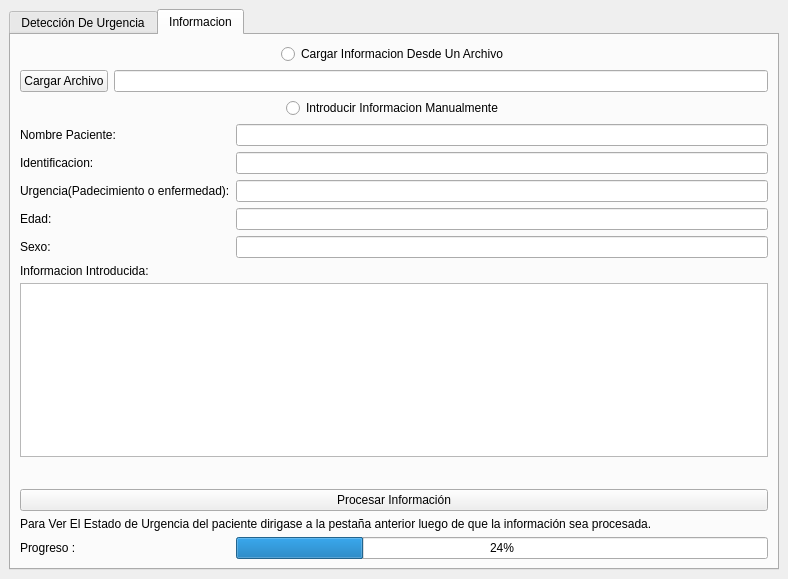
<?xml version="1.0" encoding="UTF-8"?>
<ui version="4.0">
 <class>programa_urgencias</class>
 <widget class="QMainWindow" name="programa_urgencias">
  <property name="geometry">
   <rect>
    <x>0</x>
    <y>0</y>
    <width>788</width>
    <height>579</height>
   </rect>
  </property>
  <property name="windowTitle">
   <string>Programa Detección De Urgencias</string>
  </property>
  <widget class="QWidget" name="WidgetAlineacion">
   <layout class="QHBoxLayout" name="horizontalLayout">
    <item>
     <widget class="QTabWidget" name="tabWidget">
      <property name="currentIndex">
       <number>1</number>
      </property>
      <widget class="QWidget" name="deteccion">
       <attribute name="title">
        <string>Detección De Urgencia</string>
       </attribute>
       <layout class="QGridLayout" name="gridLayout_2">
        <item row="2" column="0">
         <layout class="QHBoxLayout" name="TablaInformacion">
          <item>
           <layout class="QVBoxLayout" name="info_paciente">
            <item>
             <widget class="QLabel" name="titulo_info_paciente">
              <property name="text">
               <string>Información Paciente</string>
              </property>
             </widget>
            </item>
            <item>
             <widget class="QTableWidget" name="tabla_info_paciente"/>
            </item>
           </layout>
          </item>
          <item>
           <layout class="QVBoxLayout" name="EstadoPaciente">
            <item>
             <widget class="QLabel" name="titulo_estado_paciente">
              <property name="text">
               <string>Estado del paciente:</string>
              </property>
             </widget>
            </item>
            <item>
             <widget class="QTableWidget" name="tabla_estado_paciente"/>
            </item>
            <item>
             <layout class="QFormLayout" name="ClasificacionOpciones">
              <property name="fieldGrowthPolicy">
               <enum>QFormLayout::AllNonFixedFieldsGrow</enum>
              </property>
              <item row="0" column="0">
               <widget class="QLabel" name="clasificacion_triage">
                <property name="text">
                 <string>Clasificación Triage</string>
                </property>
               </widget>
              </item>
              <item row="1" column="0">
               <widget class="QLabel" name="que_desea_hacer">
                <property name="text">
                 <string>Que Desea:</string>
                </property>
               </widget>
              </item>
              <item row="1" column="1">
               <spacer name="espacio_5">
                <property name="orientation">
                 <enum>Qt::Horizontal</enum>
                </property>
                <property name="sizeHint" stdset="0">
                 <size>
                  <width>40</width>
                  <height>20</height>
                 </size>
                </property>
               </spacer>
              </item>
              <item row="2" column="0">
               <widget class="QLabel" name="nada">
                <property name="text">
                 <string/>
                </property>
               </widget>
              </item>
              <item row="2" column="1">
               <widget class="QRadioButton" name="imprimir_estado">
                <property name="text">
                 <string>Imprimir Estado</string>
                </property>
               </widget>
              </item>
              <item row="3" column="0">
               <widget class="QLabel" name="nada_2">
                <property name="text">
                 <string/>
                </property>
               </widget>
              </item>
              <item row="3" column="1">
               <widget class="QRadioButton" name="guardar_en_archivo">
                <property name="text">
                 <string>Guardar en archivo de texto</string>
                </property>
               </widget>
              </item>
              <item row="4" column="0" colspan="2">
               <spacer name="espacio_6">
                <property name="orientation">
                 <enum>Qt::Horizontal</enum>
                </property>
                <property name="sizeHint" stdset="0">
                 <size>
                  <width>40</width>
                  <height>20</height>
                 </size>
                </property>
               </spacer>
              </item>
              <item row="0" column="1">
               <widget class="QLabel" name="numero_triage">
                <property name="text">
                 <string>Triage #</string>
                </property>
               </widget>
              </item>
             </layout>
            </item>
           </layout>
          </item>
         </layout>
        </item>
        <item row="4" column="0">
         <layout class="QHBoxLayout" name="terminar">
          <item>
           <spacer name="espacio_2">
            <property name="orientation">
             <enum>Qt::Horizontal</enum>
            </property>
            <property name="sizeHint" stdset="0">
             <size>
              <width>40</width>
              <height>20</height>
             </size>
            </property>
           </spacer>
          </item>
          <item>
           <widget class="QPushButton" name="boton_terminar">
            <property name="text">
             <string>Terminar</string>
            </property>
           </widget>
          </item>
          <item>
           <spacer name="espacio">
            <property name="orientation">
             <enum>Qt::Horizontal</enum>
            </property>
            <property name="sizeHint" stdset="0">
             <size>
              <width>40</width>
              <height>20</height>
             </size>
            </property>
           </spacer>
          </item>
         </layout>
        </item>
        <item row="0" column="0">
         <layout class="QHBoxLayout" name="Titulo">
          <item>
           <spacer name="espacio_3">
            <property name="orientation">
             <enum>Qt::Horizontal</enum>
            </property>
            <property name="sizeHint" stdset="0">
             <size>
              <width>40</width>
              <height>20</height>
             </size>
            </property>
           </spacer>
          </item>
          <item>
           <widget class="QLabel" name="titulo">
            <property name="text">
             <string>DETECCION DE URGENCIAS</string>
            </property>
           </widget>
          </item>
          <item>
           <spacer name="espacio_4">
            <property name="orientation">
             <enum>Qt::Horizontal</enum>
            </property>
            <property name="sizeHint" stdset="0">
             <size>
              <width>40</width>
              <height>20</height>
             </size>
            </property>
           </spacer>
          </item>
         </layout>
        </item>
        <item row="1" column="0">
         <layout class="QHBoxLayout" name="donde_esta_info">
          <item>
           <spacer name="horizontalSpacer_6">
            <property name="orientation">
             <enum>Qt::Horizontal</enum>
            </property>
            <property name="sizeHint" stdset="0">
             <size>
              <width>40</width>
              <height>20</height>
             </size>
            </property>
           </spacer>
          </item>
          <item>
           <widget class="QLabel" name="label_11">
            <property name="text">
             <string>Introducir datos del paciente en la pestaña de Informacion</string>
            </property>
           </widget>
          </item>
          <item>
           <spacer name="horizontalSpacer_7">
            <property name="orientation">
             <enum>Qt::Horizontal</enum>
            </property>
            <property name="sizeHint" stdset="0">
             <size>
              <width>40</width>
              <height>20</height>
             </size>
            </property>
           </spacer>
          </item>
         </layout>
        </item>
        <item row="3" column="0">
         <layout class="QHBoxLayout" name="Espacio"/>
        </item>
       </layout>
      </widget>
      <widget class="QWidget" name="informacion_paciente">
       <attribute name="title">
        <string>Informacion</string>
       </attribute>
       <layout class="QVBoxLayout" name="verticalLayout_3">
        <item>
         <layout class="QHBoxLayout" name="seleccion_cargar_archivo_2">
          <item>
           <spacer name="espacio_10">
            <property name="orientation">
             <enum>Qt::Horizontal</enum>
            </property>
            <property name="sizeHint" stdset="0">
             <size>
              <width>40</width>
              <height>20</height>
             </size>
            </property>
           </spacer>
          </item>
          <item>
           <widget class="QRadioButton" name="seleccion_cargar_archivo">
            <property name="text">
             <string>Cargar Informacion Desde Un Archivo</string>
            </property>
           </widget>
          </item>
          <item>
           <spacer name="espacio_9">
            <property name="orientation">
             <enum>Qt::Horizontal</enum>
            </property>
            <property name="sizeHint" stdset="0">
             <size>
              <width>40</width>
              <height>20</height>
             </size>
            </property>
           </spacer>
          </item>
         </layout>
        </item>
        <item>
         <layout class="QHBoxLayout" name="cargar_archivo">
          <item>
           <widget class="QPushButton" name="boton_cargar_archivo">
            <property name="text">
             <string>Cargar Archivo</string>
            </property>
           </widget>
          </item>
          <item>
           <widget class="QLineEdit" name="direccion_archivo"/>
          </item>
         </layout>
        </item>
        <item>
         <layout class="QHBoxLayout" name="info_manual">
          <item>
           <spacer name="espacio_8">
            <property name="orientation">
             <enum>Qt::Horizontal</enum>
            </property>
            <property name="sizeHint" stdset="0">
             <size>
              <width>40</width>
              <height>20</height>
             </size>
            </property>
           </spacer>
          </item>
          <item>
           <widget class="QRadioButton" name="seleccion_manual">
            <property name="text">
             <string>Introducir Informacion Manualmente</string>
            </property>
           </widget>
          </item>
          <item>
           <spacer name="espacio_7">
            <property name="orientation">
             <enum>Qt::Horizontal</enum>
            </property>
            <property name="sizeHint" stdset="0">
             <size>
              <width>40</width>
              <height>20</height>
             </size>
            </property>
           </spacer>
          </item>
         </layout>
        </item>
        <item>
         <layout class="QFormLayout" name="introducir_info">
          <property name="fieldGrowthPolicy">
           <enum>QFormLayout::AllNonFixedFieldsGrow</enum>
          </property>
          <item row="1" column="0">
           <widget class="QLabel" name="nombre_paciente">
            <property name="text">
             <string>Nombre Paciente:</string>
            </property>
           </widget>
          </item>
          <item row="1" column="1">
           <widget class="QLineEdit" name="nombre"/>
          </item>
          <item row="2" column="0">
           <widget class="QLabel" name="identificacion">
            <property name="text">
             <string>Identificacion:</string>
            </property>
           </widget>
          </item>
          <item row="2" column="1">
           <widget class="QLineEdit" name="linea_identificacion"/>
          </item>
          <item row="3" column="0">
           <widget class="QLabel" name="urgencia">
            <property name="text">
             <string>Urgencia(Padecimiento o enfermedad):</string>
            </property>
           </widget>
          </item>
          <item row="3" column="1">
           <widget class="QLineEdit" name="linea_urgencia"/>
          </item>
          <item row="5" column="0">
           <widget class="QLabel" name="edad">
            <property name="text">
             <string>Edad:</string>
            </property>
           </widget>
          </item>
          <item row="5" column="1">
           <widget class="QLineEdit" name="linea_edad"/>
          </item>
          <item row="6" column="0">
           <widget class="QLabel" name="sexo">
            <property name="text">
             <string>Sexo:</string>
            </property>
           </widget>
          </item>
          <item row="6" column="1">
           <widget class="QLineEdit" name="linea_sexo"/>
          </item>
          <item row="8" column="0" colspan="2">
           <widget class="QLabel" name="titulo_info_introducida">
            <property name="minimumSize">
             <size>
              <width>744</width>
              <height>13</height>
             </size>
            </property>
            <property name="maximumSize">
             <size>
              <width>16777215</width>
              <height>13</height>
             </size>
            </property>
            <property name="text">
             <string>Informacion Introducida:</string>
            </property>
           </widget>
          </item>
          <item row="9" column="0" colspan="2">
           <widget class="QListView" name="lista_info"/>
          </item>
          <item row="10" column="0" colspan="2">
           <spacer name="espacio_11">
            <property name="orientation">
             <enum>Qt::Horizontal</enum>
            </property>
            <property name="sizeHint" stdset="0">
             <size>
              <width>40</width>
              <height>20</height>
             </size>
            </property>
           </spacer>
          </item>
          <item row="11" column="0" colspan="2">
           <widget class="QPushButton" name="procesar_info">
            <property name="text">
             <string>Procesar Información</string>
            </property>
           </widget>
          </item>
          <item row="13" column="0">
           <widget class="QLabel" name="label_progreso">
            <property name="text">
             <string>Progreso :</string>
            </property>
           </widget>
          </item>
          <item row="13" column="1">
           <widget class="QProgressBar" name="barra_progreso_proceso">
            <property name="value">
             <number>24</number>
            </property>
           </widget>
          </item>
          <item row="12" column="0" colspan="2">
           <widget class="QLabel" name="donde_se_mira_info_procesada">
            <property name="text">
             <string>Para Ver El Estado de Urgencia del paciente dirigase a la pestaña anterior luego de que la información sea procesada.</string>
            </property>
           </widget>
          </item>
         </layout>
        </item>
       </layout>
      </widget>
     </widget>
    </item>
   </layout>
  </widget>
 </widget>
 <resources/>
 <connections/>
</ui>
